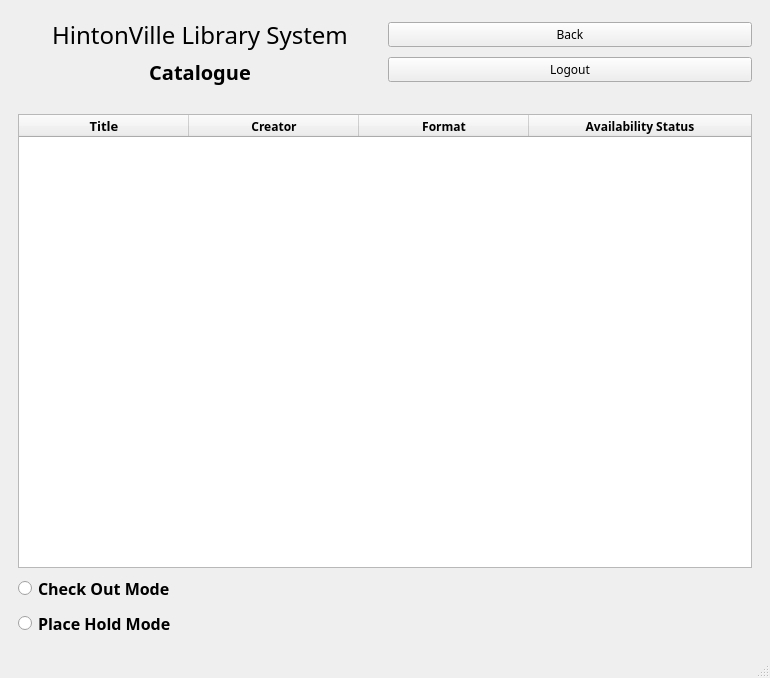
<?xml version="1.0" encoding="UTF-8"?>
<ui version="4.0">
 <class>MainWindow</class>
 <widget class="QMainWindow" name="MainWindow">
  <property name="geometry">
   <rect>
    <x>0</x>
    <y>0</y>
    <width>770</width>
    <height>419</height>
   </rect>
  </property>
  <property name="font">
   <font>
    <italic>true</italic>
   </font>
  </property>
  <property name="windowTitle">
   <string>MainWindow</string>
  </property>
  <widget class="QWidget" name="centralwidget">
   <property name="font">
    <font>
     <italic>false</italic>
    </font>
   </property>
   <layout class="QVBoxLayout" name="verticalLayout_2">
    <item>
     <widget class="QStackedWidget" name="stackedWidget">
      <property name="currentIndex">
       <number>5</number>
      </property>
      <widget class="QWidget" name="StartPage">
       <layout class="QVBoxLayout" name="verticalLayout">
        <item>
         <widget class="QLabel" name="startLabel">
          <property name="font">
           <font>
            <family>Quicksand Light</family>
            <pointsize>20</pointsize>
            <italic>false</italic>
           </font>
          </property>
          <property name="text">
           <string>HintonVille Library System</string>
          </property>
          <property name="alignment">
           <set>Qt::AlignCenter</set>
          </property>
         </widget>
        </item>
        <item>
         <widget class="QPushButton" name="adminButton">
          <property name="font">
           <font>
            <family>Quicksand Medium</family>
            <pointsize>14</pointsize>
            <weight>75</weight>
            <italic>false</italic>
            <bold>true</bold>
           </font>
          </property>
          <property name="text">
           <string>Admin Login</string>
          </property>
         </widget>
        </item>
        <item>
         <widget class="QPushButton" name="staffButton">
          <property name="font">
           <font>
            <family>Quicksand Medium</family>
            <pointsize>14</pointsize>
            <weight>75</weight>
            <italic>false</italic>
            <bold>true</bold>
           </font>
          </property>
          <property name="text">
           <string>Librarian Login</string>
          </property>
         </widget>
        </item>
        <item>
         <widget class="QPushButton" name="patronButton">
          <property name="font">
           <font>
            <family>Quicksand Medium</family>
            <pointsize>14</pointsize>
            <weight>75</weight>
            <italic>false</italic>
            <bold>true</bold>
           </font>
          </property>
          <property name="text">
           <string>Patron Login</string>
          </property>
         </widget>
        </item>
       </layout>
      </widget>
      <widget class="QWidget" name="LibrarianLoginPage">
       <layout class="QVBoxLayout" name="verticalLayout_4">
        <item>
         <widget class="QLabel" name="hintonTitle">
          <property name="font">
           <font>
            <family>Quicksand Light</family>
            <pointsize>18</pointsize>
            <italic>false</italic>
           </font>
          </property>
          <property name="text">
           <string>HintonVille Library System</string>
          </property>
          <property name="alignment">
           <set>Qt::AlignCenter</set>
          </property>
         </widget>
        </item>
        <item>
         <widget class="QLabel" name="staffloginLabel">
          <property name="font">
           <font>
            <family>Quicksand Light</family>
            <pointsize>15</pointsize>
            <weight>75</weight>
            <italic>false</italic>
            <bold>true</bold>
           </font>
          </property>
          <property name="text">
           <string>LIBRARIAN LOGIN</string>
          </property>
          <property name="alignment">
           <set>Qt::AlignCenter</set>
          </property>
         </widget>
        </item>
        <item>
         <widget class="QLabel" name="staffErrorLabel">
          <property name="font">
           <font>
            <family>Quicksand</family>
            <italic>true</italic>
           </font>
          </property>
          <property name="text">
           <string/>
          </property>
          <property name="alignment">
           <set>Qt::AlignCenter</set>
          </property>
         </widget>
        </item>
        <item>
         <layout class="QHBoxLayout" name="horizontalLayout">
          <property name="spacing">
           <number>50</number>
          </property>
          <item>
           <widget class="QLabel" name="userLabel">
            <property name="font">
             <font>
              <family>Quicksand</family>
              <pointsize>12</pointsize>
              <weight>50</weight>
              <italic>false</italic>
              <bold>false</bold>
             </font>
            </property>
            <property name="text">
             <string>Enter username:</string>
            </property>
           </widget>
          </item>
          <item>
           <widget class="QLineEdit" name="userInput"/>
          </item>
         </layout>
        </item>
        <item>
         <layout class="QHBoxLayout" name="horizontalLayout_2">
          <property name="spacing">
           <number>50</number>
          </property>
          <item>
           <widget class="QLabel" name="userLabel_2">
            <property name="font">
             <font>
              <family>Quicksand</family>
              <pointsize>12</pointsize>
              <weight>50</weight>
              <italic>false</italic>
              <bold>false</bold>
             </font>
            </property>
            <property name="text">
             <string>Enter password:</string>
            </property>
           </widget>
          </item>
          <item>
           <widget class="QLineEdit" name="passwordInput"/>
          </item>
         </layout>
        </item>
        <item>
         <layout class="QGridLayout" name="gridLayout_3">
          <property name="leftMargin">
           <number>100</number>
          </property>
          <property name="rightMargin">
           <number>100</number>
          </property>
          <property name="horizontalSpacing">
           <number>100</number>
          </property>
          <item row="0" column="0">
           <widget class="QPushButton" name="libLoginBackButton">
            <property name="text">
             <string>Back</string>
            </property>
           </widget>
          </item>
          <item row="0" column="1">
           <widget class="QPushButton" name="libLoginButton">
            <property name="text">
             <string>Login</string>
            </property>
           </widget>
          </item>
         </layout>
        </item>
       </layout>
      </widget>
      <widget class="QWidget" name="AdminLoginPage">
       <layout class="QVBoxLayout" name="verticalLayout_3">
        <item>
         <widget class="QLabel" name="hintonTitle_2">
          <property name="font">
           <font>
            <family>Quicksand Light</family>
            <pointsize>18</pointsize>
            <italic>false</italic>
           </font>
          </property>
          <property name="text">
           <string>HintonVille Library System</string>
          </property>
          <property name="alignment">
           <set>Qt::AlignCenter</set>
          </property>
         </widget>
        </item>
        <item>
         <widget class="QLabel" name="staffloginLabel_2">
          <property name="font">
           <font>
            <family>Quicksand Light</family>
            <pointsize>15</pointsize>
            <weight>75</weight>
            <italic>false</italic>
            <bold>true</bold>
           </font>
          </property>
          <property name="text">
           <string>ADMIN LOGIN</string>
          </property>
          <property name="alignment">
           <set>Qt::AlignCenter</set>
          </property>
         </widget>
        </item>
        <item>
         <widget class="QLabel" name="adminErrorLabel">
          <property name="font">
           <font>
            <family>Quicksand</family>
            <italic>true</italic>
           </font>
          </property>
          <property name="text">
           <string/>
          </property>
          <property name="alignment">
           <set>Qt::AlignCenter</set>
          </property>
         </widget>
        </item>
        <item>
         <layout class="QHBoxLayout" name="horizontalLayout_4">
          <property name="spacing">
           <number>50</number>
          </property>
          <item>
           <widget class="QLabel" name="adminUserLabel">
            <property name="font">
             <font>
              <family>Quicksand</family>
              <pointsize>12</pointsize>
              <weight>50</weight>
              <italic>false</italic>
              <bold>false</bold>
             </font>
            </property>
            <property name="text">
             <string>Enter username:</string>
            </property>
           </widget>
          </item>
          <item>
           <widget class="QLineEdit" name="adminUserInput"/>
          </item>
         </layout>
        </item>
        <item>
         <layout class="QHBoxLayout" name="horizontalLayout_3">
          <property name="spacing">
           <number>50</number>
          </property>
          <item>
           <widget class="QLabel" name="userLabel_3">
            <property name="font">
             <font>
              <family>Quicksand</family>
              <pointsize>12</pointsize>
              <weight>50</weight>
              <italic>false</italic>
              <bold>false</bold>
             </font>
            </property>
            <property name="text">
             <string>Enter password:</string>
            </property>
           </widget>
          </item>
          <item>
           <widget class="QLineEdit" name="adminPasswordInput"/>
          </item>
         </layout>
        </item>
        <item>
         <layout class="QGridLayout" name="gridLayout_2">
          <property name="sizeConstraint">
           <enum>QLayout::SetDefaultConstraint</enum>
          </property>
          <property name="leftMargin">
           <number>100</number>
          </property>
          <property name="rightMargin">
           <number>100</number>
          </property>
          <property name="horizontalSpacing">
           <number>100</number>
          </property>
          <property name="verticalSpacing">
           <number>6</number>
          </property>
          <item row="0" column="1">
           <widget class="QPushButton" name="adminLoginButton">
            <property name="text">
             <string>Login</string>
            </property>
           </widget>
          </item>
          <item row="0" column="0">
           <widget class="QPushButton" name="adminLoginBackButton">
            <property name="text">
             <string>Back</string>
            </property>
           </widget>
          </item>
         </layout>
        </item>
       </layout>
      </widget>
      <widget class="QWidget" name="PatronLoginPage">
       <layout class="QVBoxLayout" name="verticalLayout_5">
        <item>
         <widget class="QLabel" name="hintonTitle_3">
          <property name="font">
           <font>
            <family>Quicksand Light</family>
            <pointsize>18</pointsize>
            <italic>false</italic>
           </font>
          </property>
          <property name="text">
           <string>HintonVille Library System</string>
          </property>
          <property name="alignment">
           <set>Qt::AlignCenter</set>
          </property>
         </widget>
        </item>
        <item>
         <widget class="QLabel" name="staffloginLabel_3">
          <property name="font">
           <font>
            <family>Quicksand Light</family>
            <pointsize>15</pointsize>
            <weight>75</weight>
            <italic>false</italic>
            <bold>true</bold>
           </font>
          </property>
          <property name="text">
           <string>PATRON LOGIN</string>
          </property>
          <property name="alignment">
           <set>Qt::AlignCenter</set>
          </property>
         </widget>
        </item>
        <item>
         <widget class="QLabel" name="patronErrorLabel">
          <property name="font">
           <font>
            <family>Quicksand</family>
            <italic>true</italic>
           </font>
          </property>
          <property name="text">
           <string/>
          </property>
          <property name="alignment">
           <set>Qt::AlignCenter</set>
          </property>
         </widget>
        </item>
        <item>
         <layout class="QHBoxLayout" name="horizontalLayout_6">
          <property name="spacing">
           <number>70</number>
          </property>
          <item>
           <widget class="QLabel" name="libcardlabel">
            <property name="font">
             <font>
              <family>Quicksand</family>
              <pointsize>12</pointsize>
              <weight>50</weight>
              <italic>false</italic>
              <bold>false</bold>
             </font>
            </property>
            <property name="text">
             <string>Enter Library Card Number:</string>
            </property>
           </widget>
          </item>
          <item>
           <widget class="QLineEdit" name="patronCardInput"/>
          </item>
         </layout>
        </item>
        <item>
         <layout class="QHBoxLayout" name="horizontalLayout_5">
          <property name="spacing">
           <number>200</number>
          </property>
          <item>
           <widget class="QLabel" name="userLabel_4">
            <property name="font">
             <font>
              <family>Quicksand</family>
              <pointsize>12</pointsize>
              <weight>50</weight>
              <italic>false</italic>
              <bold>false</bold>
             </font>
            </property>
            <property name="text">
             <string>Enter PIN:</string>
            </property>
           </widget>
          </item>
          <item>
           <widget class="QLineEdit" name="patronPinInput"/>
          </item>
         </layout>
        </item>
        <item>
         <layout class="QGridLayout" name="gridLayout_4">
          <property name="sizeConstraint">
           <enum>QLayout::SetDefaultConstraint</enum>
          </property>
          <property name="leftMargin">
           <number>100</number>
          </property>
          <property name="rightMargin">
           <number>100</number>
          </property>
          <property name="horizontalSpacing">
           <number>100</number>
          </property>
          <property name="verticalSpacing">
           <number>6</number>
          </property>
          <item row="0" column="1">
           <widget class="QPushButton" name="patronLoginButton">
            <property name="text">
             <string>Login</string>
            </property>
           </widget>
          </item>
          <item row="0" column="0">
           <widget class="QPushButton" name="patronBackButton">
            <property name="text">
             <string>Back</string>
            </property>
           </widget>
          </item>
         </layout>
        </item>
       </layout>
      </widget>
      <widget class="QWidget" name="PatronHomePage">
       <layout class="QVBoxLayout" name="verticalLayout_28">
        <item>
         <widget class="QPushButton" name="patronLogoutFromHomeButton">
          <property name="font">
           <font>
            <family>Quicksand</family>
            <italic>false</italic>
           </font>
          </property>
          <property name="text">
           <string>Logout</string>
          </property>
         </widget>
        </item>
        <item>
         <widget class="QLabel" name="hintonTitle_4">
          <property name="font">
           <font>
            <family>Quicksand Light</family>
            <pointsize>18</pointsize>
            <italic>false</italic>
           </font>
          </property>
          <property name="text">
           <string>HintonVille Library System</string>
          </property>
          <property name="alignment">
           <set>Qt::AlignCenter</set>
          </property>
         </widget>
        </item>
        <item>
         <widget class="QLabel" name="staffloginLabel_4">
          <property name="font">
           <font>
            <family>Quicksand Light</family>
            <pointsize>15</pointsize>
            <weight>75</weight>
            <italic>false</italic>
            <bold>true</bold>
           </font>
          </property>
          <property name="text">
           <string>Patron Home</string>
          </property>
          <property name="alignment">
           <set>Qt::AlignCenter</set>
          </property>
         </widget>
        </item>
        <item>
         <widget class="QPushButton" name="browseButton">
          <property name="font">
           <font>
            <family>Quicksand Medium</family>
            <pointsize>14</pointsize>
            <weight>75</weight>
            <italic>false</italic>
            <bold>true</bold>
           </font>
          </property>
          <property name="text">
           <string>Browse Catalogue</string>
          </property>
         </widget>
        </item>
        <item>
         <widget class="QPushButton" name="patronAccountButton">
          <property name="font">
           <font>
            <family>Quicksand Medium</family>
            <pointsize>14</pointsize>
            <weight>75</weight>
            <italic>false</italic>
            <bold>true</bold>
           </font>
          </property>
          <property name="text">
           <string>My Account</string>
          </property>
         </widget>
        </item>
       </layout>
      </widget>
      <widget class="QWidget" name="PatronCataloguePage">
       <layout class="QVBoxLayout" name="verticalLayout_27">
        <item>
         <layout class="QHBoxLayout" name="horizontalLayout_20">
          <item>
           <layout class="QVBoxLayout" name="verticalLayout_26">
            <item>
             <widget class="QLabel" name="hintonTitle_5">
              <property name="font">
               <font>
                <family>Quicksand Light</family>
                <pointsize>18</pointsize>
                <italic>false</italic>
               </font>
              </property>
              <property name="text">
               <string>HintonVille Library System</string>
              </property>
              <property name="alignment">
               <set>Qt::AlignCenter</set>
              </property>
             </widget>
            </item>
            <item>
             <widget class="QLabel" name="staffloginLabel_5">
              <property name="font">
               <font>
                <family>Quicksand Light</family>
                <pointsize>15</pointsize>
                <weight>75</weight>
                <italic>false</italic>
                <bold>true</bold>
               </font>
              </property>
              <property name="text">
               <string>Catalogue</string>
              </property>
              <property name="alignment">
               <set>Qt::AlignCenter</set>
              </property>
             </widget>
            </item>
           </layout>
          </item>
          <item>
           <layout class="QVBoxLayout" name="verticalLayout_13">
            <item>
             <widget class="QPushButton" name="patronBackFromCatalogueButton">
              <property name="font">
               <font>
                <family>Quicksand</family>
                <italic>false</italic>
               </font>
              </property>
              <property name="text">
               <string>Back</string>
              </property>
             </widget>
            </item>
            <item>
             <widget class="QPushButton" name="patronLogoutFromCatalogueButton">
              <property name="font">
               <font>
                <family>Quicksand</family>
                <italic>false</italic>
               </font>
              </property>
              <property name="text">
               <string>Logout</string>
              </property>
             </widget>
            </item>
           </layout>
          </item>
         </layout>
        </item>
        <item>
         <widget class="QLabel" name="patronCatalogueErrorLabel">
          <property name="font">
           <font>
            <family>Quicksand</family>
            <italic>true</italic>
           </font>
          </property>
          <property name="text">
           <string/>
          </property>
          <property name="alignment">
           <set>Qt::AlignCenter</set>
          </property>
         </widget>
        </item>
        <item>
         <widget class="QTableWidget" name="CatalogueTable">
          <property name="font">
           <font>
            <family>Quicksand</family>
            <italic>false</italic>
            <kerning>true</kerning>
           </font>
          </property>
          <property name="verticalScrollBarPolicy">
           <enum>Qt::ScrollBarAsNeeded</enum>
          </property>
          <property name="sizeAdjustPolicy">
           <enum>QAbstractScrollArea::AdjustIgnored</enum>
          </property>
          <property name="autoScrollMargin">
           <number>15</number>
          </property>
          <property name="dragDropMode">
           <enum>QAbstractItemView::DropOnly</enum>
          </property>
          <property name="alternatingRowColors">
           <bool>true</bool>
          </property>
          <attribute name="horizontalHeaderMinimumSectionSize">
           <number>30</number>
          </attribute>
          <attribute name="horizontalHeaderDefaultSectionSize">
           <number>170</number>
          </attribute>
          <attribute name="horizontalHeaderStretchLastSection">
           <bool>true</bool>
          </attribute>
          <attribute name="verticalHeaderStretchLastSection">
           <bool>false</bool>
          </attribute>
          <column>
           <property name="text">
            <string>Title</string>
           </property>
           <property name="font">
            <font>
             <family>Quicksand</family>
             <pointsize>10</pointsize>
             <weight>75</weight>
             <bold>true</bold>
            </font>
           </property>
           <property name="textAlignment">
            <set>AlignCenter</set>
           </property>
           <property name="background">
            <color>
             <red>248</red>
             <green>228</green>
             <blue>92</blue>
            </color>
           </property>
          </column>
          <column>
           <property name="text">
            <string>Creator</string>
           </property>
           <property name="font">
            <font>
             <family>Quicksand</family>
             <weight>75</weight>
             <bold>true</bold>
            </font>
           </property>
           <property name="textAlignment">
            <set>AlignCenter</set>
           </property>
           <property name="background">
            <color>
             <red>248</red>
             <green>228</green>
             <blue>92</blue>
            </color>
           </property>
          </column>
          <column>
           <property name="text">
            <string>Format</string>
           </property>
           <property name="font">
            <font>
             <family>Quicksand</family>
             <weight>75</weight>
             <bold>true</bold>
            </font>
           </property>
           <property name="textAlignment">
            <set>AlignCenter</set>
           </property>
           <property name="background">
            <color>
             <red>248</red>
             <green>228</green>
             <blue>92</blue>
            </color>
           </property>
          </column>
          <column>
           <property name="text">
            <string>Availability Status</string>
           </property>
           <property name="font">
            <font>
             <family>Quicksand</family>
             <weight>75</weight>
             <bold>true</bold>
             <kerning>true</kerning>
            </font>
           </property>
           <property name="textAlignment">
            <set>AlignCenter</set>
           </property>
           <property name="background">
            <color>
             <red>248</red>
             <green>228</green>
             <blue>92</blue>
            </color>
           </property>
          </column>
         </widget>
        </item>
        <item>
         <widget class="QRadioButton" name="checkOutMode">
          <property name="font">
           <font>
            <family>Quicksand</family>
            <pointsize>12</pointsize>
            <weight>75</weight>
            <italic>false</italic>
            <bold>true</bold>
           </font>
          </property>
          <property name="text">
           <string>Check Out Mode</string>
          </property>
         </widget>
        </item>
        <item>
         <widget class="QRadioButton" name="placeHoldMode">
          <property name="font">
           <font>
            <family>Quicksand</family>
            <pointsize>12</pointsize>
            <weight>75</weight>
            <italic>false</italic>
            <bold>true</bold>
           </font>
          </property>
          <property name="text">
           <string>Place Hold Mode</string>
          </property>
         </widget>
        </item>
       </layout>
      </widget>
      <widget class="QWidget" name="PatronAccountPage">
       <layout class="QVBoxLayout" name="verticalLayout_25">
        <item>
         <layout class="QHBoxLayout" name="horizontalLayout_19">
          <item>
           <layout class="QVBoxLayout" name="verticalLayout_24">
            <item>
             <widget class="QLabel" name="hintonTitle_6">
              <property name="font">
               <font>
                <family>Quicksand Light</family>
                <pointsize>18</pointsize>
                <italic>false</italic>
               </font>
              </property>
              <property name="text">
               <string>HintonVille Library System</string>
              </property>
              <property name="alignment">
               <set>Qt::AlignCenter</set>
              </property>
             </widget>
            </item>
            <item>
             <widget class="QLabel" name="staffloginLabel_6">
              <property name="font">
               <font>
                <family>Quicksand Light</family>
                <pointsize>15</pointsize>
                <weight>75</weight>
                <italic>false</italic>
                <bold>true</bold>
               </font>
              </property>
              <property name="text">
               <string>My Account</string>
              </property>
              <property name="alignment">
               <set>Qt::AlignCenter</set>
              </property>
             </widget>
            </item>
           </layout>
          </item>
          <item>
           <layout class="QVBoxLayout" name="verticalLayout_12">
            <item>
             <widget class="QPushButton" name="patronBackFromAccountButton">
              <property name="font">
               <font>
                <family>Quicksand</family>
                <italic>false</italic>
               </font>
              </property>
              <property name="text">
               <string>Back</string>
              </property>
             </widget>
            </item>
            <item>
             <widget class="QPushButton" name="patronLogoutFromAccountButton">
              <property name="font">
               <font>
                <family>Quicksand</family>
                <italic>false</italic>
               </font>
              </property>
              <property name="text">
               <string>Logout</string>
              </property>
             </widget>
            </item>
           </layout>
          </item>
         </layout>
        </item>
        <item>
         <layout class="QHBoxLayout" name="horizontalLayout_9">
          <property name="spacing">
           <number>120</number>
          </property>
          <item>
           <layout class="QVBoxLayout" name="verticalLayout_8">
            <property name="spacing">
             <number>20</number>
            </property>
            <item>
             <widget class="QLabel" name="patronUsernameText">
              <property name="font">
               <font>
                <family>Quicksand</family>
                <weight>75</weight>
                <italic>false</italic>
                <bold>true</bold>
               </font>
              </property>
              <property name="text">
               <string>Username: </string>
              </property>
             </widget>
            </item>
            <item>
             <widget class="QLabel" name="patronNameText">
              <property name="font">
               <font>
                <family>Quicksand</family>
                <weight>75</weight>
                <italic>false</italic>
                <bold>true</bold>
               </font>
              </property>
              <property name="text">
               <string>Full Name: </string>
              </property>
             </widget>
            </item>
            <item>
             <widget class="QLabel" name="patronContactText">
              <property name="font">
               <font>
                <family>Quicksand</family>
                <weight>75</weight>
                <italic>false</italic>
                <bold>true</bold>
               </font>
              </property>
              <property name="text">
               <string>Contact: </string>
              </property>
             </widget>
            </item>
            <item>
             <widget class="QLabel" name="patronCardText">
              <property name="font">
               <font>
                <family>Quicksand</family>
                <weight>75</weight>
                <italic>false</italic>
                <bold>true</bold>
               </font>
              </property>
              <property name="text">
               <string>Library Card Number:</string>
              </property>
             </widget>
            </item>
            <item>
             <widget class="QLabel" name="patronStatusText">
              <property name="font">
               <font>
                <family>Quicksand</family>
                <weight>75</weight>
                <italic>false</italic>
                <bold>true</bold>
               </font>
              </property>
              <property name="text">
               <string>Account Status</string>
              </property>
             </widget>
            </item>
            <item>
             <widget class="QLabel" name="patronBalanceText">
              <property name="font">
               <font>
                <family>Quicksand</family>
                <weight>75</weight>
                <italic>false</italic>
                <bold>true</bold>
               </font>
              </property>
              <property name="text">
               <string>Account Balance: </string>
              </property>
             </widget>
            </item>
           </layout>
          </item>
          <item>
           <layout class="QVBoxLayout" name="verticalLayout_11">
            <item>
             <layout class="QHBoxLayout" name="horizontalLayout_7">
              <item>
               <layout class="QVBoxLayout" name="verticalLayout_9">
                <item>
                 <widget class="QLabel" name="usernameText_7">
                  <property name="font">
                   <font>
                    <family>Quicksand Medium</family>
                    <pointsize>12</pointsize>
                    <weight>75</weight>
                    <italic>false</italic>
                    <bold>true</bold>
                   </font>
                  </property>
                  <property name="text">
                   <string>MY LOANS</string>
                  </property>
                  <property name="alignment">
                   <set>Qt::AlignCenter</set>
                  </property>
                 </widget>
                </item>
                <item>
                 <widget class="QTableWidget" name="patronLoanTable">
                  <property name="rowCount">
                   <number>3</number>
                  </property>
                  <attribute name="horizontalHeaderDefaultSectionSize">
                   <number>180</number>
                  </attribute>
                  <attribute name="horizontalHeaderStretchLastSection">
                   <bool>true</bool>
                  </attribute>
                  <row/>
                  <row/>
                  <row/>
                  <column>
                   <property name="text">
                    <string>Title</string>
                   </property>
                   <property name="font">
                    <font>
                     <family>Quicksand</family>
                     <weight>75</weight>
                     <bold>true</bold>
                    </font>
                   </property>
                   <property name="textAlignment">
                    <set>AlignCenter</set>
                   </property>
                   <property name="background">
                    <color>
                     <red>87</red>
                     <green>227</green>
                     <blue>137</blue>
                    </color>
                   </property>
                  </column>
                  <column>
                   <property name="text">
                    <string>Due Date</string>
                   </property>
                   <property name="font">
                    <font>
                     <family>Quicksand</family>
                     <weight>75</weight>
                     <bold>true</bold>
                    </font>
                   </property>
                   <property name="textAlignment">
                    <set>AlignCenter</set>
                   </property>
                   <property name="background">
                    <color>
                     <red>87</red>
                     <green>227</green>
                     <blue>137</blue>
                    </color>
                   </property>
                  </column>
                  <column>
                   <property name="text">
                    <string>Days Remaining</string>
                   </property>
                   <property name="font">
                    <font>
                     <family>Quicksand</family>
                     <weight>75</weight>
                     <bold>true</bold>
                    </font>
                   </property>
                   <property name="textAlignment">
                    <set>AlignCenter</set>
                   </property>
                   <property name="background">
                    <color>
                     <red>87</red>
                     <green>227</green>
                     <blue>137</blue>
                    </color>
                   </property>
                  </column>
                 </widget>
                </item>
               </layout>
              </item>
             </layout>
            </item>
            <item>
             <layout class="QHBoxLayout" name="horizontalLayout_8">
              <item>
               <layout class="QVBoxLayout" name="verticalLayout_10">
                <item>
                 <widget class="QLabel" name="usernameText_8">
                  <property name="font">
                   <font>
                    <family>Quicksand Medium</family>
                    <pointsize>12</pointsize>
                    <weight>75</weight>
                    <italic>false</italic>
                    <bold>true</bold>
                   </font>
                  </property>
                  <property name="text">
                   <string>MY HOLDS</string>
                  </property>
                  <property name="alignment">
                   <set>Qt::AlignCenter</set>
                  </property>
                 </widget>
                </item>
                <item>
                 <widget class="QTableWidget" name="patronHoldTable">
                  <attribute name="horizontalHeaderDefaultSectionSize">
                   <number>280</number>
                  </attribute>
                  <attribute name="horizontalHeaderStretchLastSection">
                   <bool>true</bool>
                  </attribute>
                  <column>
                   <property name="text">
                    <string>Title</string>
                   </property>
                   <property name="font">
                    <font>
                     <family>Quicksand</family>
                     <weight>75</weight>
                     <bold>true</bold>
                    </font>
                   </property>
                   <property name="textAlignment">
                    <set>AlignCenter</set>
                   </property>
                   <property name="background">
                    <color>
                     <red>98</red>
                     <green>160</green>
                     <blue>234</blue>
                    </color>
                   </property>
                  </column>
                  <column>
                   <property name="text">
                    <string>Queue Position</string>
                   </property>
                   <property name="font">
                    <font>
                     <family>Quicksand</family>
                     <weight>75</weight>
                     <bold>true</bold>
                    </font>
                   </property>
                   <property name="textAlignment">
                    <set>AlignCenter</set>
                   </property>
                   <property name="background">
                    <color>
                     <red>98</red>
                     <green>160</green>
                     <blue>234</blue>
                    </color>
                   </property>
                  </column>
                 </widget>
                </item>
               </layout>
              </item>
             </layout>
            </item>
           </layout>
          </item>
         </layout>
        </item>
       </layout>
      </widget>
      <widget class="QWidget" name="StaffHomePage">
       <layout class="QVBoxLayout" name="verticalLayout_23">
        <item>
         <widget class="QPushButton" name="staffFromHomeLogoutButton">
          <property name="font">
           <font>
            <family>Quicksand</family>
            <italic>false</italic>
           </font>
          </property>
          <property name="text">
           <string>Logout</string>
          </property>
         </widget>
        </item>
        <item>
         <widget class="QLabel" name="hintonTitle_7">
          <property name="font">
           <font>
            <family>Quicksand Light</family>
            <pointsize>18</pointsize>
            <italic>false</italic>
           </font>
          </property>
          <property name="text">
           <string>HintonVille Library System</string>
          </property>
          <property name="alignment">
           <set>Qt::AlignCenter</set>
          </property>
         </widget>
        </item>
        <item>
         <widget class="QLabel" name="staffloginLabel_7">
          <property name="font">
           <font>
            <family>Quicksand Light</family>
            <pointsize>15</pointsize>
            <weight>75</weight>
            <italic>false</italic>
            <bold>true</bold>
           </font>
          </property>
          <property name="text">
           <string>Staff Home</string>
          </property>
          <property name="alignment">
           <set>Qt::AlignCenter</set>
          </property>
         </widget>
        </item>
       </layout>
      </widget>
      <widget class="QWidget" name="AdminHomePage">
       <layout class="QVBoxLayout" name="verticalLayout_22">
        <item>
         <widget class="QPushButton" name="adminFromHomeLogoutButton">
          <property name="font">
           <font>
            <family>Quicksand</family>
            <italic>false</italic>
           </font>
          </property>
          <property name="text">
           <string>Logout</string>
          </property>
         </widget>
        </item>
        <item>
         <widget class="QLabel" name="hintonTitle_15">
          <property name="font">
           <font>
            <family>Quicksand Light</family>
            <pointsize>18</pointsize>
            <italic>false</italic>
           </font>
          </property>
          <property name="text">
           <string>HintonVille Library System</string>
          </property>
          <property name="alignment">
           <set>Qt::AlignCenter</set>
          </property>
         </widget>
        </item>
        <item>
         <widget class="QLabel" name="staffloginLabel_15">
          <property name="font">
           <font>
            <family>Quicksand Light</family>
            <pointsize>15</pointsize>
            <weight>75</weight>
            <italic>false</italic>
            <bold>true</bold>
           </font>
          </property>
          <property name="text">
           <string>Admin Home</string>
          </property>
          <property name="alignment">
           <set>Qt::AlignCenter</set>
          </property>
         </widget>
        </item>
       </layout>
      </widget>
     </widget>
    </item>
   </layout>
  </widget>
  <widget class="QStatusBar" name="statusbar"/>
  <widget class="QMenuBar" name="menubar">
   <property name="geometry">
    <rect>
     <x>0</x>
     <y>0</y>
     <width>770</width>
     <height>22</height>
    </rect>
   </property>
  </widget>
 </widget>
 <resources/>
 <connections/>
</ui>
